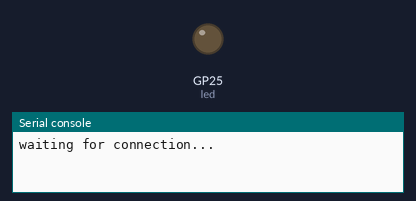
Recording of a program running on a simulated Raspberry Pi Pico running MicroPython. Parts: output pins drawn as LEDs (lit = HIGH), the last lines printed to the serial console. WiFi joins after 1.5 s. At 2.0 s the program stops and its outputs stay as they are.

Above: at 0.1 s.
At 2.1 s:
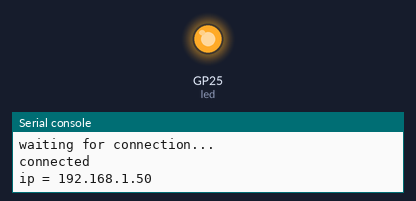
Timing chart, 0 to 3.5 s (numbered marks = the images above):
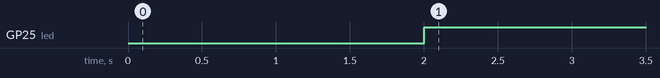

The program:

2_WIFI.py
```python
import network
import time

#ssid=wifi名称 password=wifi密码
ssid = 'wifi'
password = '12345678'

#设置连接wifi的参数
wlan = network.WLAN(network.STA_IF)
wlan.active(True)
wlan.connect(ssid, password)

#等待连接
max_wait = 10
while max_wait > 0:
    if wlan.status() < 0 or wlan.status() >= 3:
        break
    max_wait -= 1
    print('waiting for connection...')
    time.sleep(1)

#连接失败的处理
if wlan.status() != 3:
    raise RuntimeError('network connection failed')
else:
    #若连接成功，输出"connected和wifi连接信息"
    print('connected')
    status = wlan.ifconfig()
    print( 'ip = ' + status[0] )
    led = machine.Pin("LED", machine.Pin.OUT)
    led.on()
```

Measured:
- by itself, GP25 (led): LOW → HIGH at 2.0 s
